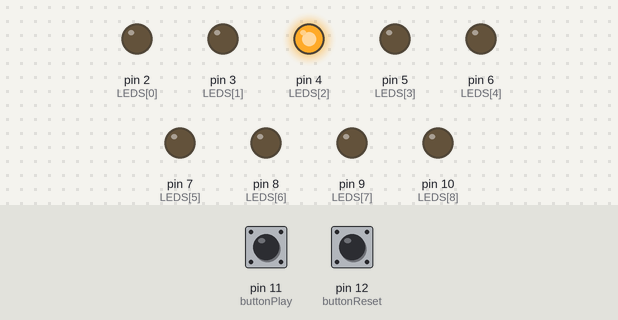
A sketch run on a simulated Arduino Uno, built with avr-gcc and run on an emulated ATmega328P. Parts: output pins drawn as LEDs (lit = HIGH). Inputs (shaded band) come from the test bench; at power-on: pin 11 (buttonPlay) HIGH, pin 12 (buttonReset) HIGH.

Above: at 1.2 s.
1.3 s: pin 11 (buttonPlay) pulled LOW for 0.15 s
At 1.9 s:
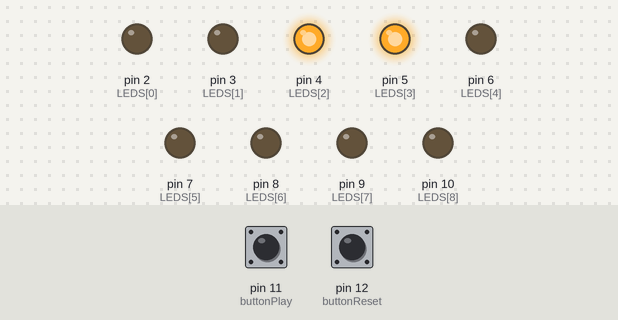
4.5 s: pin 12 (buttonReset) pulled LOW for 3.2 s
At 5.9 s:
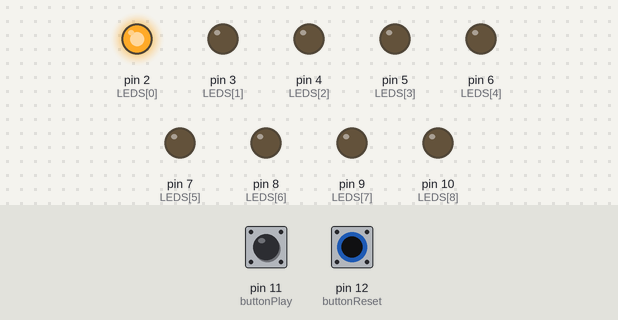
10.7 s: pin 11 (buttonPlay) pulled LOW for 1 s
At 11.4 s:
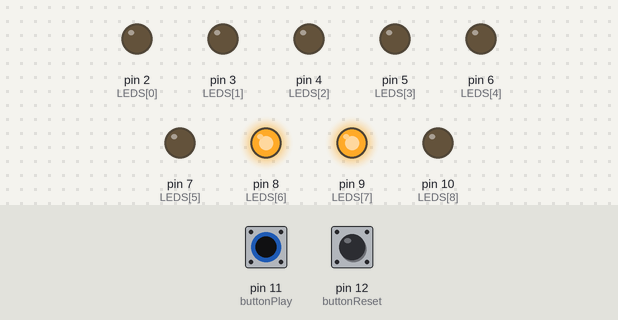
14.0 s: pin 12 (buttonReset) pulled LOW for 0.15 s
At 14.9 s:
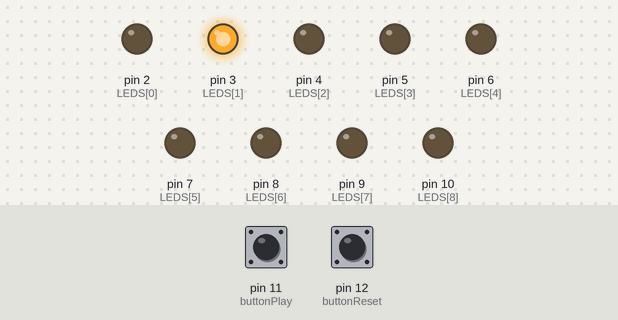
17.2 s: pin 11 (buttonPlay) pulled LOW for 0.15 s
At 18.4 s:
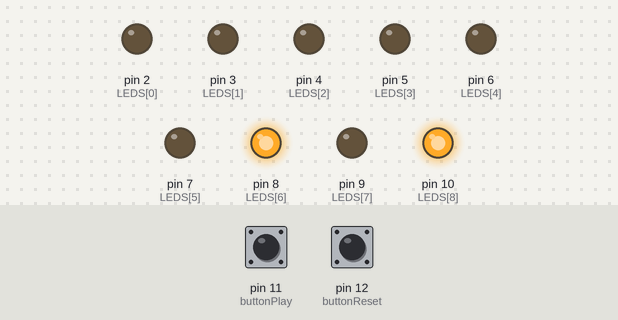
20.4 s: pin 12 (buttonReset) pulled LOW for 1 s
At 22.9 s:
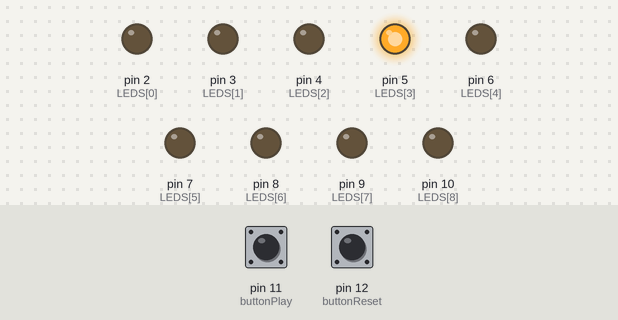
Timing chart, 0 to 31.5 s (numbered marks = the images above; inputs shaded):
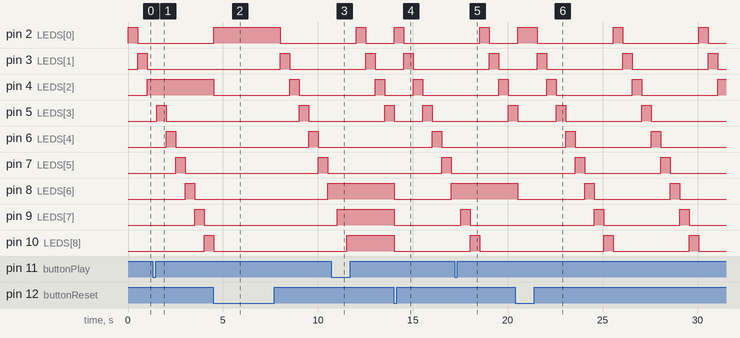

The sketch:

Exercicio_Avaliacao_PL_01.ino
```cpp
int WINNING_TIME=20000,LED_TRANSITION_TIME=500,ATTEMPTS=0,BLINKING_DELAY=400,lastbuttonState=0,buttonState=0,buttonPlay=11,buttonReset=12;
int LEDS[]={2,3,4,5,6,7,8,9,10};
int LEDS_ON[]={0,0,0,0,0,0,0,0,0};
long timepass=0, lastDebounceTime=0;
void LED_SEQUENCE_ATTEMPT(){
  for(byte i=0; i<=8; i++){
    if(buttonState==digitalRead(buttonReset)){
      LED_RESET();
      i=0;
    }
    if(digitalRead(buttonPlay)==lastbuttonState)
      lastDebounceTime=millis();
    if((millis()-lastDebounceTime)>50)
      if (digitalRead(buttonPlay)!=buttonState){
          buttonState=digitalRead(buttonPlay);
          if (buttonState==1)
            ATTEMPTS++;
      }
    buttonState=0;
    digitalWrite(LEDS[i], HIGH);
    timepass=millis();
    while(millis()-timepass<=LED_TRANSITION_TIME)
      if(buttonState==digitalRead(buttonPlay) && buttonState!=digitalRead(LEDS[i])){
        digitalWrite(LEDS[i], HIGH);
        LEDS_ON[i]=1;
      }
    if(LEDS_ON[i]==0)
      digitalWrite(LEDS[i], LOW);
  }
}
void LED_RESET(){
  ATTEMPTS=0;
  for(byte i=0; i<=8; i++){
    digitalWrite(LEDS[i], LOW);
    LEDS_ON[i]=0;
  }
}
void LED_VICTORY(){
  int LEDS_ON_HIGH=0;
  for(byte i=0; i<=8; i++)
    if(LEDS_ON[i]==1)
      LEDS_ON_HIGH++;
  if(LEDS_ON_HIGH==9){
    timepass=millis();
    while(millis()-timepass<=WINNING_TIME){
      for(byte i=0; i<=8; i++){
        digitalWrite(LEDS[i], HIGH);
        LEDS_ON[i]=1;
      }
      delay(BLINKING_DELAY);
      for(byte i=0; i<=8; i++){
        digitalWrite(LEDS[i], LOW);
        LEDS_ON[i]=0;
      }
      delay(BLINKING_DELAY);
    }
   Serial.println("O seu numero de cliques foi:");
   Serial.println(ATTEMPTS);
   ATTEMPTS=0;
  }
}
void setup() {
  for(byte i=0; i<=8; i++)
    pinMode(LEDS[i], OUTPUT);
  pinMode(11, INPUT_PULLUP);
  pinMode(12,INPUT_PULLUP);
  Serial.begin(9600);
}
void loop(){
  LED_SEQUENCE_ATTEMPT();
  LED_VICTORY();
}
```

Measured:
- after the input at 1.3 s, pin 4 (LEDS[2]): stays HIGH (without the input it goes to LOW after 0.20 s)
- after the input at 4.5 s, pin 4 (LEDS[2]): HIGH → LOW at once, → HIGH 4.0 s later, → LOW 0.50 s later; pin 9 (LEDS[7]): stays LOW (without the input it goes to HIGH after 3.5 s); pin 10 (LEDS[8]): goes on until 4.5 s, then stays LOW
- after the input at 10.7 s, pin 8 (LEDS[6]): stays HIGH (without the input it goes to LOW after 0.32 s); pin 9 (LEDS[7]): goes on until 11.0 s, then stays HIGH; pin 10 (LEDS[8]): goes on until 11.5 s, then stays HIGH
- after the input at 14.0 s, pin 3 (LEDS[1]): LOW → HIGH after 0.53 s instead of 3.0 s; pin 4 (LEDS[2]): LOW → HIGH after 1.0 s, → LOW 0.50 s later; pin 8 (LEDS[6]): HIGH → LOW at once, → HIGH 3.0 s later; pin 9 (LEDS[7]), pin 10 (LEDS[8]): HIGH → LOW at once
- after the input at 17.2 s, pin 8 (LEDS[6]): stays HIGH (without the input it goes to LOW after 0.34 s)
- after the input at 20.4 s, pin 8 (LEDS[6]): alternates HIGH for 0.50 s and LOW for 3.8 s, starting after 0.14 s
- by itself, pin 2 (LEDS[0]): repeats every 4.5 s: LOW 4.0 s, HIGH 0.50 s
- by itself, pin 6 (LEDS[4]), pin 7 (LEDS[5]): alternates HIGH for 0.50 s and LOW for 4.0 s
